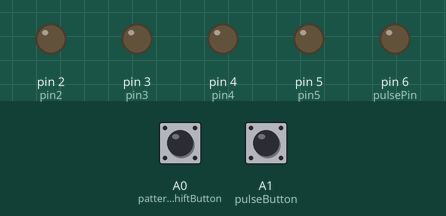
The sketch below on a simulated Arduino Uno, built with avr-gcc and run on an emulated ATmega328P. Shown: output pins drawn as LEDs (lit = HIGH). The inputs (shaded band) are chosen by the test bench; at power-on: A1 (pulseButton) HIGH, A0 (patternShiftButton) HIGH. No radio packets arrive unless stated; what the sketch prints to the serial monitor is not drawn.

Above: at 1.2 s.
1.3 s: A1 (pulseButton) pulled LOW for 0.15 s
At 2.2 s:
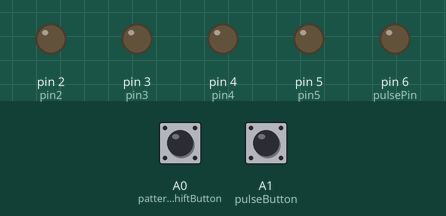
2.9 s: A0 (patternShiftButton) pulled LOW for 0.15 s
At 4.1 s:
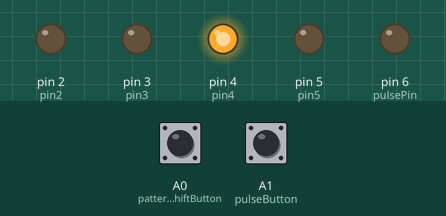
4.5 s: A1 (pulseButton) pulled LOW for 1 s
At 5.8 s:
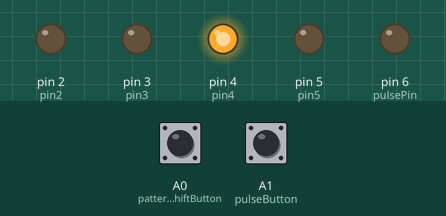
7.0 s: A0 (patternShiftButton) pulled LOW for 1 s
At 7.4 s:
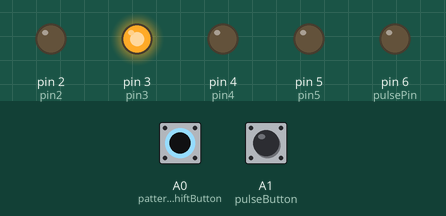
9.5 s: A1 (pulseButton) pulled LOW for 0.15 s
At 10.7 s:
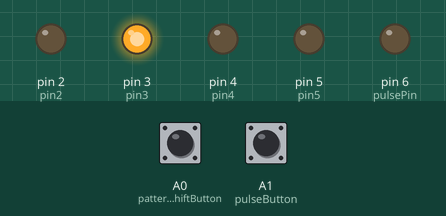
11.1 s: A0 (patternShiftButton) pulled LOW for 0.15 s
At 11.7 s:
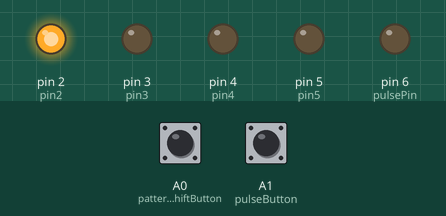
Timing chart, 0 to 13.7 s (numbered marks = the images above; inputs shaded):
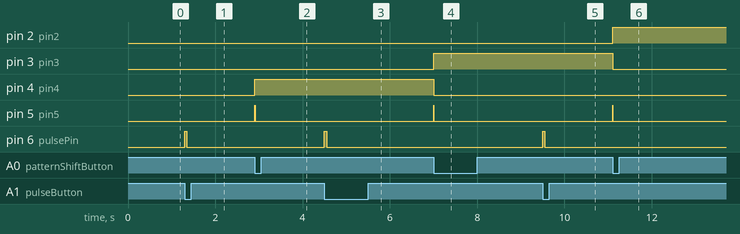

Measured:
- after the input at 1.3 s, pin 6 (pulsePin): LOW → HIGH at once, → LOW 0.05 s later
- after the input at 2.9 s, pin 4 (pin4): LOW → HIGH at once; pin 5 (pin5): LOW → HIGH at once, → LOW 0.01 s later
- after the input at 4.5 s, pin 6 (pulsePin): LOW → HIGH at once, → LOW 0.05 s later
- after the input at 7.0 s, pin 3 (pin3): LOW → HIGH at once; pin 4 (pin4): HIGH → LOW at once; pin 5 (pin5): LOW → HIGH at once, → LOW 0.01 s later
- after the input at 9.5 s, pin 6 (pulsePin): LOW → HIGH at once, → LOW 0.05 s later
- after the input at 11.1 s, pin 2 (pin2): LOW → HIGH at once; pin 3 (pin3): HIGH → LOW at once; pin 5 (pin5): LOW → HIGH at once, → LOW 0.01 s later

The sketch:

TRNX_CODE_NRF24L01.ino
```cpp
#include <SPI.h>
#include <nRF24L01.h>
#include <RF24.h>

// ---------------- RF24 setup ----------------
RF24 radio(7, 8); // CE, CSN pins

const byte addresses[4][6] = {
  "R001",
  "R002",
  "R003",
  "R004"
};

// ---------------- Inputs ----------------
const int patternShiftButton = A0;
const int pulseButton = A1;

// ---------------- Outputs ----------------
const int pin2 = 2;
const int pin3 = 3;
const int pin4 = 4;
const int pin5 = 5;

const int pulsePin = 6;
const int dataPin  = 3;
const int clkPin   = 5;

// ---------------- Variables ----------------
int patternState = 0;
int lastPatternBtnState = HIGH;
int lastPulseBtnState = HIGH;

int shiftData[4] = {0, 0, 0, 0};
int currentBit = 0;

void setup() {

  Serial.begin(9600);

  // RF setup
  radio.begin();
  radio.setPALevel(RF24_PA_MAX);
  radio.setDataRate(RF24_1MBPS);
  radio.stopListening();

  // Inputs
  pinMode(patternShiftButton, INPUT_PULLUP);
  pinMode(pulseButton, INPUT_PULLUP);

  // Outputs
  pinMode(pin2, OUTPUT);
  pinMode(pin3, OUTPUT);
  pinMode(pin4, OUTPUT);
  pinMode(pin5, OUTPUT);
  pinMode(pulsePin, OUTPUT);

  digitalWrite(pin2, LOW);
  digitalWrite(pin3, LOW);
  digitalWrite(pin4, LOW);
  digitalWrite(pin5, LOW);
  digitalWrite(pulsePin, LOW);
}

void loop() {

  // ---------------- Pattern shift button ----------------
  int currentPatternBtn = digitalRead(patternShiftButton);

  if (currentPatternBtn == LOW && lastPatternBtnState == HIGH) {

    patternState = (patternState + 1) % 4;

    // Update output pattern
    switch (patternState) {
      case 0:
        digitalWrite(pin2, LOW);
        digitalWrite(pin3, LOW);
        digitalWrite(pin4, LOW);
        digitalWrite(pin5, HIGH);
        break;

      case 1:
        digitalWrite(pin2, LOW);
        digitalWrite(pin3, LOW);
        digitalWrite(pin4, HIGH);
        digitalWrite(pin5, LOW);
        break;

      case 2:
        digitalWrite(pin2, LOW);
        digitalWrite(pin3, HIGH);
        digitalWrite(pin4, LOW);
        digitalWrite(pin5, LOW);
        break;

      case 3:
        digitalWrite(pin2, HIGH);
        digitalWrite(pin3, LOW);
        digitalWrite(pin4, LOW);
        digitalWrite(pin5, LOW);
        break;
    }

    // Shift simulation
    digitalWrite(clkPin, HIGH);
    delay(10);
    digitalWrite(clkPin, LOW);

    currentBit++;
    if (currentBit >= 4) currentBit = 0;

    delay(200); // debounce
  }

  lastPatternBtnState = currentPatternBtn;

  // ---------------- Pulse button (send RF data) ----------------
  int currentPulseBtn = digitalRead(pulseButton);

  if (currentPulseBtn == LOW && lastPulseBtnState == HIGH) {

    // Generate pulse
    digitalWrite(pulsePin, HIGH);
    delay(50);
    digitalWrite(pulsePin, LOW);

    // Send via RF24
    radio.openWritingPipe(addresses[patternState]);

    bool success = radio.write(&patternState, sizeof(patternState));

    Serial.print("Sent Index: ");
    Serial.print(patternState);
    Serial.print(" to ");
    Serial.print((char*)addresses[patternState]);
    Serial.println(success ? " ✔ OK" : " ✖ Failed");

    delay(200); // debounce
  }

  lastPulseBtnState = currentPulseBtn;
}
```
